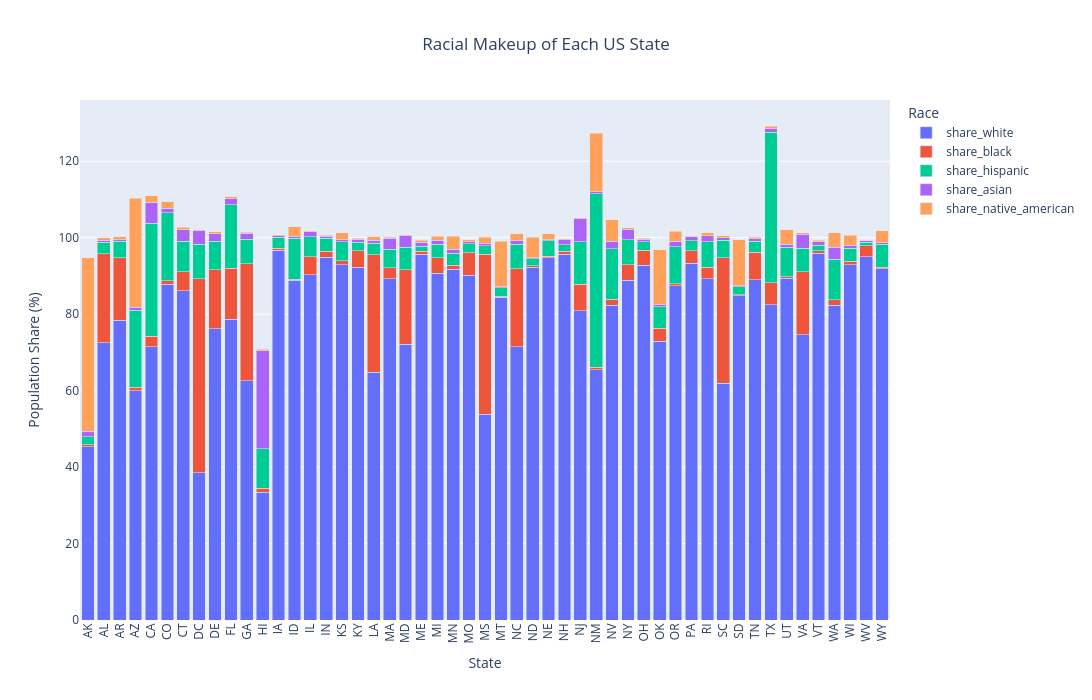

The cell this chart's notebook holds for it:
### Code cell
import plotly.express as px

fig = px.bar(
    race_by_state,
    x="Geographic area",
    y=race_cols,
    title="Racial Makeup of Each US State",
    labels={
        "value": "Population Share (%)",
        "variable": "Race",
        "Geographic area": "State"
    }
)

fig.update_layout(
    barmode="stack",
    title_x=0.5,
    xaxis_tickangle=-90,
    width=1400,
    height=700
)

fig.show()

### Figure 1 — Plotly figure (JSON) as saved in the notebook; plotly's stock layout.template omitted (floating-point values rounded to 4 significant figures)
{"data": [{"hovertemplate": "Race=share_white<br>State=%{x}<br>Population Share (%)=%{y}<extra></extra>", "legendgroup": "share_white", "marker": {"color": "#636efa", "pattern": {"shape": ""}}, "name": "share_white", "orientation": "v", "showlegend": true, "textposition": "auto", "type": "bar", "x": ["AK", "AL", "AR", "AZ", "CA", "CO", "CT", "DC", "DE", "FL", "GA", "HI", "IA", "ID", "IL", "IN", "KS", "KY", "LA", "MA", "MD", "ME", "MI", "MN", "MO", "MS", "MT", "NC", "ND", "NE", "NH", "NJ", "NM", "NV", "NY", "OH", "OK", "OR", "PA", "RI", "SC", "SD", "TN", "TX", "UT", "VA", "VT", "WA", "WI", "WV", "WY"], "xaxis": "x", "y": [45.26, 72.51, 78.45, 59.93, 71.54, 87.77, 86.11, 38.5, 76.25, 78.67, 62.59, 33.37, 96.71, 88.82, 90.36, 94.82, 92.96, 92.23, 64.81, 89.3, 72.12, 95.69, 90.67, 91.8, 90.18, 53.8, 84.48, 71.52, 92.29, 94.72, 95.68, 80.89, 65.42, 82.33, 88.88, 92.8, 72.93, 87.39, 93.25, 89.23, 61.98, 84.82, 88.95, 82.4, 89.44, 74.6, 95.87, 82.38, 92.96, 95.04, 91.92], "yaxis": "y"}, {"hovertemplate": "Race=share_black<br>State=%{x}<br>Population Share (%)=%{y}<extra></extra>", "legendgroup": "share_black", "marker": {"color": "#EF553B", "pattern": {"shape": ""}}, "name": "share_black", "orientation": "v", "showlegend": true, "textposition": "auto", "type": "bar", "x": ["AK", "AL", "AR", "AZ", "CA", "CO", "CT", "DC", "DE", "FL", "GA", "HI", "IA", "ID", "IL", "IN", "KS", "KY", "LA", "MA", "MD", "ME", "MI", "MN", "MO", "MS", "MT", "NC", "ND", "NE", "NH", "NJ", "NM", "NV", "NY", "OH", "OK", "OR", "PA", "RI", "SC", "SD", "TN", "TX", "UT", "VA", "VT", "WA", "WI", "WV", "WY"], "xaxis": "x", "y": [0.5625, 23.32, 16.3, 0.9545, 2.68, 0.9177, 4.992, 50.7, 15.39, 13.37, 30.63, 1.071, 0.5635, 0.2952, 4.704, 1.688, 0.9605, 4.421, 30.78, 2.791, 19.46, 0.8198, 4.124, 1.001, 5.862, 41.83, 0.2266, 20.4, 0.3574, 0.4205, 0.7156, 6.975, 0.667, 1.567, 4.008, 3.96, 3.376, 0.5281, 3.27, 2.988, 32.83, 0.29, 7.303, 5.866, 0.385, 16.51, 0.7706, 1.427, 0.9373, 2.915, 0.3975], "yaxis": "y"}, {"hovertemplate": "Race=share_hispanic<br>State=%{x}<br>Population Share (%)=%{y}<extra></extra>", "legendgroup": "share_hispanic", "marker": {"color": "#00cc96", "pattern": {"shape": ""}}, "name": "share_hispanic", "orientation": "v", "showlegend": true, "textposition": "auto", "type": "bar", "x": ["AK", "AL", "AR", "AZ", "CA", "CO", "CT", "DC", "DE", "FL", "GA", "HI", "IA", "ID", "IL", "IN", "KS", "KY", "LA", "MA", "MD", "ME", "MI", "MN", "MO", "MS", "MT", "NC", "ND", "NE", "NH", "NJ", "NM", "NV", "NY", "OH", "OK", "OR", "PA", "RI", "SC", "SD", "TN", "TX", "UT", "VA", "VT", "WA", "WI", "WV", "WY"], "xaxis": "x", "y": [2.131, 2.98, 4.273, 20.14, 29.51, 17.9, 7.976, 9.1, 7.417, 16.53, 6.415, 10.36, 2.819, 10.7, 5.171, 3.318, 5.072, 2.226, 2.977, 4.926, 5.931, 1.313, 3.535, 3.154, 2.358, 2.322, 2.192, 6.413, 1.823, 4.07, 1.745, 11.12, 45.43, 13.17, 6.629, 2.13, 5.696, 9.751, 2.733, 6.668, 4.475, 2.037, 2.856, 39.27, 7.663, 6.153, 1.38, 10.61, 3.323, 0.9042, 5.988], "yaxis": "y"}, {"hovertemplate": "Race=share_asian<br>State=%{x}<br>Population Share (%)=%{y}<extra></extra>", "legendgroup": "share_asian", "marker": {"color": "#ab63fa", "pattern": {"shape": ""}}, "name": "share_asian", "orientation": "v", "showlegend": true, "textposition": "auto", "type": "bar", "x": ["AK", "AL", "AR", "AZ", "CA", "CO", "CT", "DC", "DE", "FL", "GA", "HI", "IA", "ID", "IL", "IN", "KS", "KY", "LA", "MA", "MD", "ME", "MI", "MN", "MO", "MS", "MT", "NC", "ND", "NE", "NH", "NJ", "NM", "NV", "NY", "OH", "OK", "OR", "PA", "RI", "SC", "SD", "TN", "TX", "UT", "VA", "VT", "WA", "WI", "WV", "WY"], "xaxis": "x", "y": [1.377, 0.4798, 0.4771, 0.7266, 5.543, 1.155, 2.99, 3.5, 2.0, 1.617, 1.492, 25.65, 0.4008, 0.4877, 1.337, 0.5868, 0.4264, 0.711, 0.7865, 2.842, 2.98, 1.032, 0.9542, 1.026, 0.5483, 0.5461, 0.3189, 0.9263, 0.2935, 0.2919, 1.343, 5.945, 0.4939, 2.007, 2.719, 0.7515, 0.4265, 1.379, 0.989, 1.688, 0.74, 0.3179, 0.6373, 1.012, 0.7709, 3.669, 0.9101, 3.075, 0.7908, 0.3411, 0.3877], "yaxis": "y"}, {"hovertemplate": "Race=share_native_american<br>State=%{x}<br>Population Share (%)=%{y}<extra></extra>", "legendgroup": "share_native_american", "marker": {"color": "#FFA15A", "pattern": {"shape": ""}}, "name": "share_native_american", "orientation": "v", "showlegend": true, "textposition": "auto", "type": "bar", "x": ["AK", "AL", "AR", "AZ", "CA", "CO", "CT", "DC", "DE", "FL", "GA", "HI", "IA", "ID", "IL", "IN", "KS", "KY", "LA", "MA", "MD", "ME", "MI", "MN", "MO", "MS", "MT", "NC", "ND", "NE", "NH", "NJ", "NM", "NV", "NY", "OH", "OK", "OR", "PA", "RI", "SC", "SD", "TN", "TX", "UT", "VA", "VT", "WA", "WI", "WV", "WY"], "xaxis": "x", "y": [45.48, 0.6593, 0.7599, 28.59, 1.715, 1.625, 0.6566, 0.3, 0.5237, 0.4554, 0.3003, 0.3881, 0.2714, 2.525, 0.2618, 0.2758, 1.873, 0.2101, 0.9573, 0.2652, 0.3409, 0.545, 1.077, 3.363, 0.5427, 1.615, 11.87, 1.788, 5.33, 1.56, 0.2875, 0.2571, 15.34, 5.577, 0.3613, 0.215, 14.38, 2.582, 0.1616, 0.6706, 0.4628, 12.03, 0.3166, 0.6574, 3.87, 0.3423, 0.3697, 3.75, 2.62, 0.2002, 3.08], "yaxis": "y"}], "layout": {"barmode": "stack", "height": 700, "legend": {"title": {"text": "Race"}, "tracegroupgap": 0}, "title": {"text": "Racial Makeup of Each US State", "x": 0.5}, "width": 1400, "xaxis": {"anchor": "y", "autorange": true, "domain": [0, 1], "range": [-0.5, 50.5], "tickangle": -90, "title": {"text": "State"}, "type": "category"}, "yaxis": {"anchor": "x", "autorange": true, "domain": [0, 1], "range": [0, 136.0], "title": {"text": "Population Share (%)"}, "type": "linear"}}}
